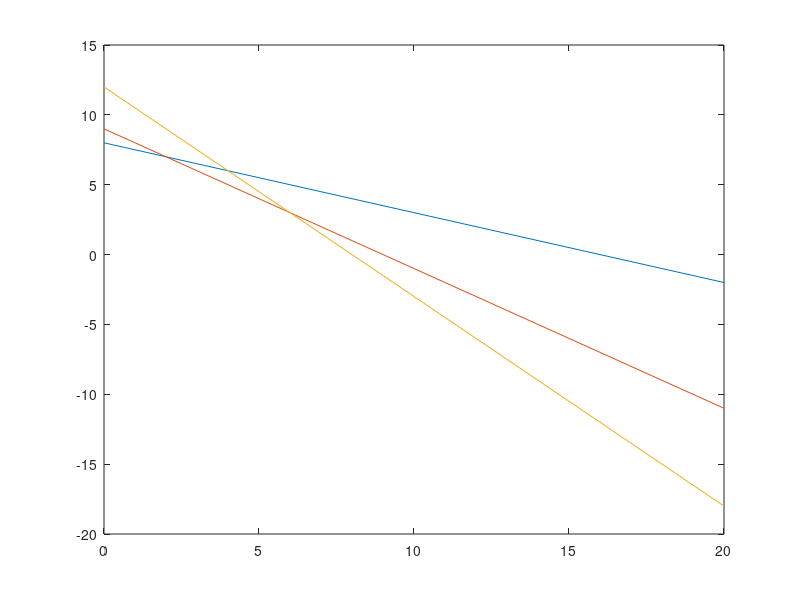

MATLAB code to generate this figure:
x1 = 0 : 1 : 20;
f = @(x) (16 - x) / 2;
y1 = f(x1);
x2 = 0  : 1 : 20;
f = @(x) (9 - x);
y2 = f(x2);
f = @(x) (24 - 3 * x) / 2;
x3 = 0 : 1 : 20;
y3 = f(x3);
plot(x1, y1, x2, y2, x3, y3);
z = @(x,y) 40 * x + 30 * y;